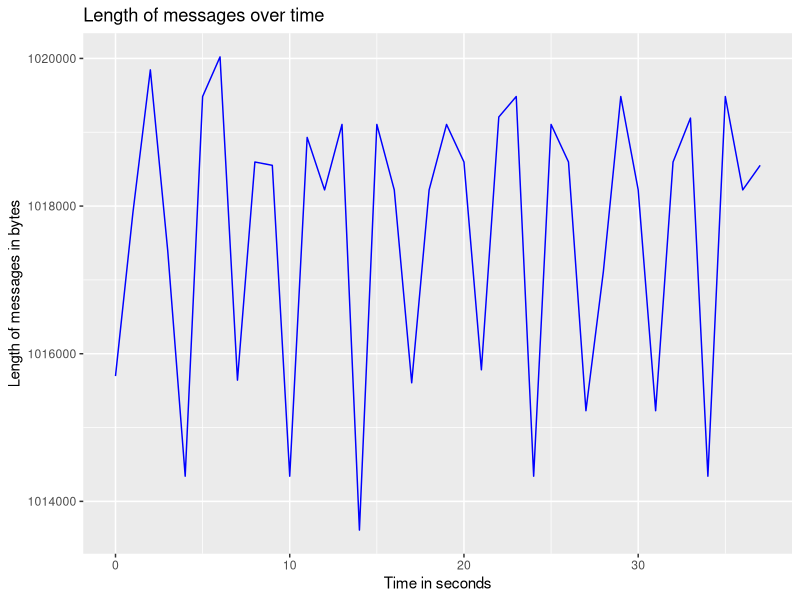

Generate this figure with R:
library(ggplot2)

data <- read.csv("data.csv")

lenghts <- c()
times <- c()

curr_time <- 0
curr_length <- 0


for (i in 1:nrow(data)) {
  if (floor(data$Time[i]) == curr_time) {
    curr_length <- curr_length + data$Length[i]
  } else {
    lenghts <- c(lenghts, curr_length)
    times <- c(times, curr_time)
    curr_time <- floor(data$Time[i])
    curr_length <- data$Length[i]
  }
}
data <- data.frame(times, lenghts)

ggplot() +
  geom_line(aes(x = times, y = lenghts), color = "blue") +
  xlab("Time in seconds") +
  ylab("Length of messages in bytes") +
  ggtitle("Length of messages over time")